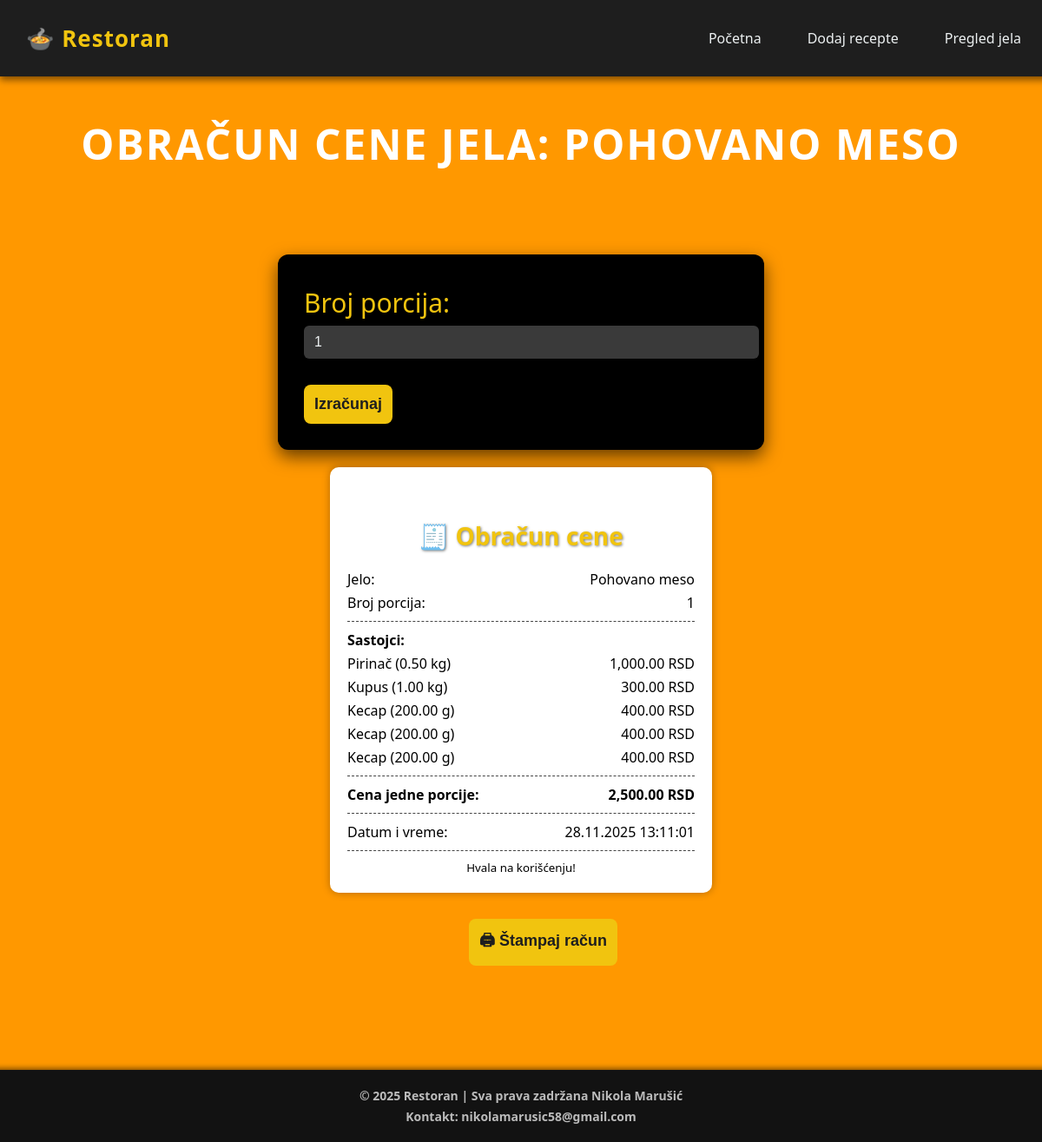
The app's page /stranice/obracun.php?id=1 with its own data.
### tables this page shows
CREATE TABLE `jelo` (
  `id` int(11) NOT NULL,
  `naziv` varchar(100) NOT NULL,
  `opis` text DEFAULT NULL,
  `jedinica_mere` enum('porcija','kg','g','kom','l','ml') NOT NULL,
  `planirana_kolicina` decimal(10,2) NOT NULL
);

CREATE TABLE `receptura` (
  `id` int(11) NOT NULL,
  `jelo_id` int(11) NOT NULL,
  `artikal_id` int(11) NOT NULL,
  `jedinica` enum('kg','g','l','ml','kom') NOT NULL,
  `kolicina` decimal(10,2) NOT NULL,
  `cena` decimal(10,2) NOT NULL
);

CREATE TABLE `artikal` (
  `id` int(11) NOT NULL,
  `naziv` varchar(100) NOT NULL,
  `jedinica_mere` enum('kg','g','l','ml','kom') NOT NULL,
  `cena` decimal(10,2) NOT NULL
);

### stranice/obracun.php (the view, shortened to what this page needs)
<!DOCTYPE html>
<html lang="sr">
<head>
    <link rel="stylesheet" href="../css/style.css">
</head>
<body>
<nav class="navbar">
    <div class="logo">🍲 Restoran</div>
    <ul class="nav-links">
        <li><a href="../index.php">Početna</a></li>
        <li><a href="receptura.php">Dodaj recepte</a></li>
        <li><a href="pregled_i_izmena.php">Pregled jela</a></li>
    </ul>
</nav>
<?php
require_once "../baze/konekcija.php";
$jelo_id = $_GET['id'] ?? null;
$stmt = $conn->prepare("SELECT * FROM jelo WHERE id=?");
$stmt->bind_param("i", $jelo_id);
$stmt->execute();
$res_j = $stmt->get_result();
$jelo = $res_j->fetch_assoc();
$broj_por = $_POST['broj_por'] ?? 1;
$stmt2 = $conn->prepare("
    SELECT r.*, a.naziv as art_naziv
    FROM receptura r
    JOIN artikal a ON a.id=r.artikal_id
    WHERE r.jelo_id=?
");
$stmt2->bind_param("i", $jelo_id);
$stmt2->execute();
$res_s = $stmt2->get_result();
$sastojci = [];
$ukupan_trosak_po_por = 0;
while($row = $res_s->fetch_assoc()){
    $row['ukupan_po_por'] = $row['kolicina'] * $row['cena'];
    $sastojci[] = $row;
    $ukupan_trosak_po_por += $row['ukupan_po_por'];
}
$datum_vreme = date("d.m.Y H:i:s");
?>
<h1 class="main-title">Obračun cene jela: <?= htmlspecialchars($jelo['naziv']) ?></h1>
<form class="forma" method="POST" style="margin-bottom:20px;">
    <label>Broj porcija:</label>
    <input type="number" name="broj_por" value="<?= htmlspecialchars($broj_por) ?>" min="1">
    <button class="dugme" type="submit">Izračunaj</button>
</form>
<div id="receipt">
    <h2 style="text-align:center;">🧾 Obračun cene</h2>
    <div class="receipt-row">
        <span>Jelo:</span>
        <span><?= htmlspecialchars($jelo['naziv']) ?></span>
    </div>
    <div class="receipt-row">
        <span>Broj porcija:</span>
        <span><?= $broj_por ?></span>
    </div>
    <div class="line"></div>
    <div><strong>Sastojci:</strong></div>
    <?php foreach($sastojci as $s): ?>
        <div class="receipt-row">
            <span><?= htmlspecialchars($s['art_naziv']) ?> (<?= $s['kolicina'] ?> <?= $s['jedinica'] ?>)</span>
            <span><?= number_format($s['ukupan_po_por'],2) ?> RSD</span>
        </div>
    <?php endforeach; ?>
    <div class="line"></div>
    <div class="receipt-row">
        <strong>Cena jedne porcije:</strong>
        <strong><?= number_format($ukupan_trosak_po_por,2) ?> RSD</strong>
    </div>
    <div class="line"></div>
    <div class="receipt-row">
        <span>Datum i vreme:</span>
        <span><?= $datum_vreme ?></span>
    </div>
    <div class="line"></div>
    <small style="text-align:center; display:block;">Hvala na korišćenju!</small>
</div>
<div style="text-align:center; margin-top:30px;">
    <button id="racun" class="dugme" onclick="printReceipt()">🖨 Štampaj račun</button>
</div>
<footer class="footer">
    <div class="footer-content">
        <p>© 2025 Restoran | Sva prava zadržana Nikola Marušić</p>
        <p>Kontakt: nikolamarusic58@gmail.com</p>
    </div>
</footer>
</body>
</html>

### css/style.css (style rules this page uses)
.navbar { display: flex; justify-content: space-evenly; align-items: center; background-color: #1e1e1e; padding: 12px 30px; box-shadow: 0 4px 8px rgba(0,0,0,0.5); font-family: 'Segoe UI', Tahoma, Geneva, Verdana, sans-serif; position: fixed; top:0%; left: 0%; width: 100%; z-index: 1000; }
.navbar .logo { font-size: 26px; font-weight: bold; color: #f1c40f; letter-spacing: 1px; }
.navbar .nav-links { margin-left: auto; list-style: none; display: flex; gap: 25px; position: relative; right: 40px; }
.navbar .nav-links li a { text-decoration: none; color: #ecf0f1; font-weight: 500; padding: 8px 14px; border-radius: 6px; transition: background-color 0.3s, color 0.3s, transform 0.2s; }
.footer { background-color: #121212; color: #bbbbbb; padding: 15px 30px; text-align: center; font-family: 'Segoe UI', Tahoma, Geneva, Verdana, sans-serif; box-shadow: 0 -2px 6px rgba(0,0,0,0.5); margin: 0 !important; width: 100vw; position: relative; left: 50%; transform: translateX(-50%); }
html, body { margin: 0; padding: 0; }
.footer .footer-content p { margin: 5px 0; font-size: 14px; }
body { background-color: #ff9800;; padding-bottom: 80px; font-family: 'Segoe UI', Tahoma, Geneva, Verdana, sans-serif; margin: 0; padding: 0; overflow-x:hidden; }
h2 { text-align: center; margin: 40px 0 20px 0; font-size: 28px; color: #f1c40f; text-shadow: 1px 1px 3px rgba(0,0,0,0.5); }
.forma { max-width: 500px; margin: 200px auto 150px auto; background-color: #000000; padding: 30px; border-radius: 12px; box-shadow: 0 8px 20px rgba(0,0,0,0.6); transition: transform 0.3s ease, box-shadow 0.3s ease; }
label { display: block; margin-bottom: 6px; font-weight: 500; color: #f1c40f; transition: color 0.3s; font-size: 30px; }
input[type="text"], input[type="number"], textarea, select { width: 100%; padding: 10px 12px; margin-bottom: 20px; border-radius: 6px; border: none; outline: none; font-size: 16px; background-color: #3a3a3a; color: #ecf0f1; transition: background-color 0.3s, transform 0.2s; }
.dugme { display: block; padding: 12px; font-size: 18px; font-weight: bold; color: #1e1e1e; background-color: #f1c40f; border: none; border-radius: 8px; cursor: pointer; transition: background-color 0.3s, transform 0.2s, box-shadow 0.2s; }
ul, p { text-align: center; font-weight: 500; font-weight: bolder; }
ul li { margin: 5px 0; color: #ff0000; }
.main-title { font-size: clamp(36px, 5vw, 56px); font-weight: 900; color: #0a0a0a; line-height: 1.1; position: relative; top:100px; }
.main-title { font-size: 48px; color: #fff; text-align: center; margin-top: 40px; letter-spacing: 2px; text-transform: uppercase; display: flex; justify-content: center; align-items: center; gap: 15px; animation: fadeInDown 1s ease-out; }
.receipt-row { display: flex; justify-content: space-between; margin: 6px 0; }
#racun { margin-bottom: 10%; position: relative; left:45%; }
label { display:block; margin-top:5px; }
input, select { margin-bottom:2px; }
button { margin-top:10px; }
#receipt { max-width: 400px; margin: auto; background: #fff; padding: 20px; border-radius: 10px; box-shadow: 0 0 10px rgba(0,0,0,0.3); }
.receipt-row { display:flex; justify-content:space-between; margin:5px 0; }
.line { border-bottom:1px dashed #444; margin:10px 0; }

### records on screen
jelo: naziv "POHOVANO MESO", naziv "Pohovano meso"
receptura: artikal.naziv "Pirinač", kolicina "0.50", jedinica "kg", ukupan_po_por "1,000.00"
receptura: artikal.naziv "Kupus", kolicina "1.00", jedinica "kg", ukupan_po_por "300.00"
receptura: artikal.naziv "Kecap", kolicina "200.00", jedinica "g", ukupan_po_por "400.00"
receptura: artikal.naziv "Kecap", kolicina "200.00", jedinica "g", ukupan_po_por "400.00"
receptura: artikal.naziv "Kecap", kolicina "200.00", jedinica "g", ukupan_po_por "400.00"

### other values on screen
$broj_por "1"
$ukupan_trosak_po_por "2,500.00"
